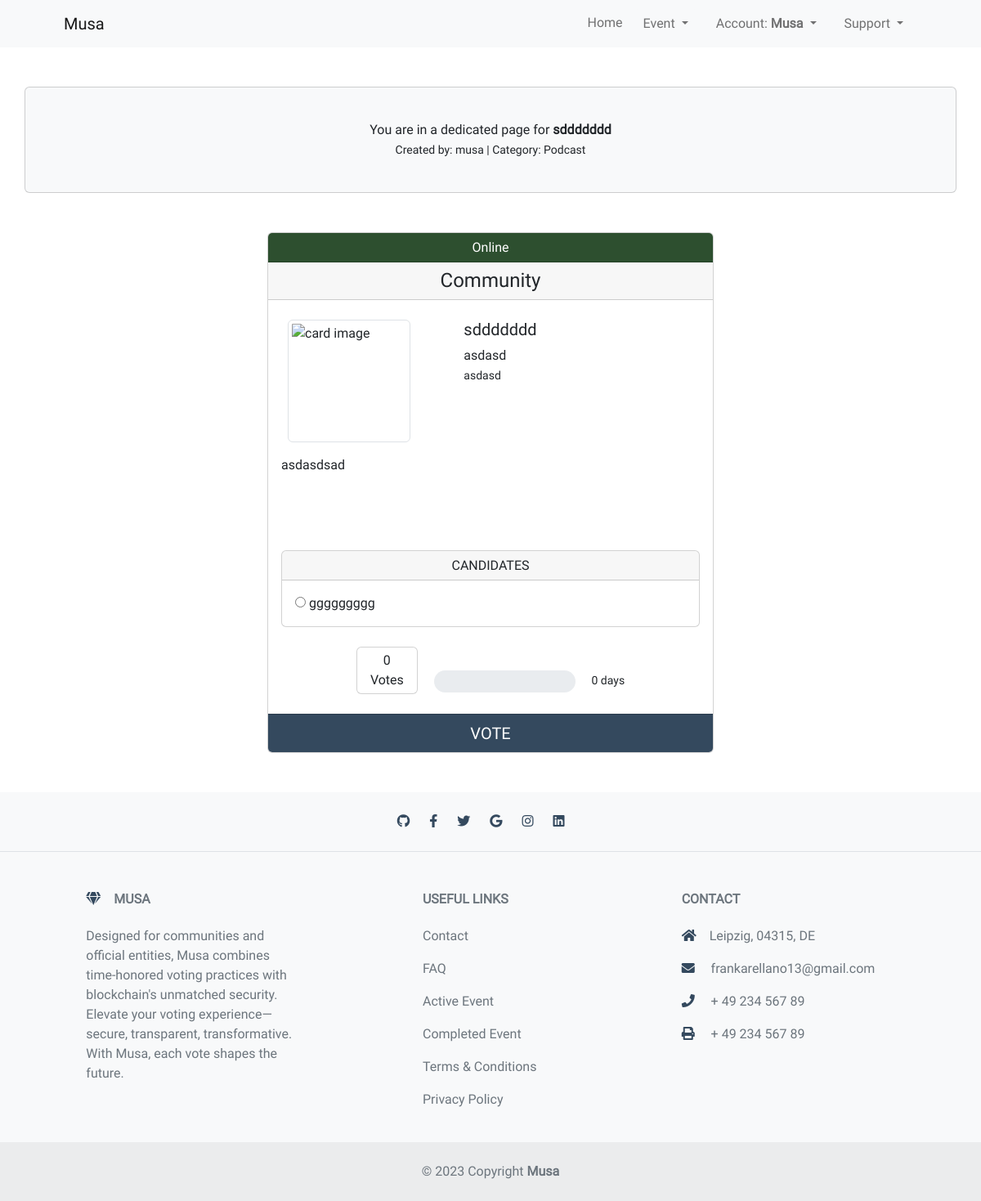
The app's page /sddddddd (signed in) with its own data.
### musa/models.py (models this page shows)
class UserProfile(AbstractUser):
    verified = models.BooleanField(default=False)
    role = models.IntegerField(choices=ROLES, default=0)
    user_card = models.ManyToManyField(
        'vote_management.VoteCard',
        through='vote_management.VoteRecord', related_name='user_cards')
    class Meta:
        ordering = ['username']
    def __str__(self):
        return self.username

### vote_management/models.py (models this page shows, shortened)
class VoteCard(models.Model):
    title = models.CharField(max_length=33, unique=True)
    slug = models.SlugField(max_length=200, unique=True)
    author = models.ForeignKey(
        'musa.UserProfile', on_delete=models.CASCADE,
        related_name="card_author")
    category = models.ForeignKey(
        Category, on_delete=models.CASCADE, related_name="categories")
    mission = models.CharField(max_length=33)
    location = models.CharField(max_length=33)
    description = models.TextField(max_length=258)
    expire = models.DateField()
    event_image = CloudinaryField('image',
                                  default='placeholder')
    vote_record = models.ManyToManyField('musa.UserProfile',
                                         through='VoteRecord',
                                         related_name='user_votes', blank=True)
    candidates = models.ManyToManyField('ElectedPerson',
                                        related_name='vote_cards',
                                        blank=True)
    status = models.IntegerField(choices=STATUS, default=0)
    excerpt = models.TextField(blank=True)
    type = models.IntegerField(choices=CARD_TYPE, default=0)
    created_on = models.DateField(auto_now_add=True)
    class Meta:
        ordering = ['-created_on']
    def number_of_votes(self):
        return self.vote_record.count()

class Category(models.Model):
    category_name = models.CharField(max_length=50, unique=True)
    class Meta:
        ordering = ['category_name']
        verbose_name_plural = "Categories"
    def __str__(self):
        return self.category_name

class ElectedPerson(models.Model):
    name = models.CharField(max_length=80, unique=True)
    is_elected = models.BooleanField(default=False)
    vote_card = models.ForeignKey(  # consider renaming in the future
        VoteCard, on_delete=models.CASCADE,
        related_name="vote_candidate", blank=True)
    class Meta:
        ordering = ['name']

### vote_management/views.py (the view, shortened to what this page needs)
# urls.py: path('<slug:slug>', HomePageSingleView.as_view(),
class HomePageSingleView(View):
    def get(self, request, slug, *args, **kwargs):
        queryset = VoteCard.objects.order_by('-created_on')
        card = get_object_or_404(queryset, slug=slug)
        candidates = card.vote_candidate.all()
        now = timezone.now().date()
        total_duration = 0.01 + \
            (card.expire - card.created_on).days
        elapsed_time = (now - card.created_on).days
        card.progress = format(
            (elapsed_time / total_duration) * 100, '.0f')
        card.time_left = format(
            total_duration - elapsed_time, '.0f')
        if request.user.is_authenticated:
            has_voted = VoteRecord.objects.filter(
                voter=request.user, vote_card=card).exists()
        else:
            has_voted = False
        vote_counts = VoteRecord.objects.filter(vote_card=card).values(
            'elected_person__name').annotate(vote_count=Count(
                'elected_person')).order_by('-vote_count')
        winner = vote_counts.first()
        challengers = vote_counts[1:]
        return render(request, "single_card.html",
                      {
                          "card": card,
                          "winner": winner,
                          "challengers": challengers,
                          "candidates": candidates,
                          "has_voted": has_voted,
                          "user_authenticated": request.user.is_authenticated
                      })

### templates/frontend/single_card.html (shortened to what this page needs)
{% extends "base.html" %}
{% block content %}
<div class="container px-4 px-lg-0">
    <div class="card bg-light my-5 py-4 text-center">
        <div class="card-body">
            <p class="m-0">You are in a dedicated page for <strong>{{ card.title }}
                </strong>
            </p>
            <small>Created by: {{ card.author }} | Category: {{ card.category }}</small>
        </div>
    </div>
    <div class="row gx-4 gx-lg-5 justify-content-center">
        <div class="col-lg-6 col-md-12 col-sm-12">
            <form method="post">
                <div class="card h-100">
                    {% if card.status == 1 or card.status == 3 %}
                    <div class="card-header card-header-green text-center h6">{{ card.get_status_display }}</div>
                    {% elif card.status == 2 %}
                    <div class="card-header bg-danger text-center text-white h6">{{ card.get_status_display }}</div>
                    {% else %}
                    <div class="card-header bg-warning text-center text-white h6">{{ card.get_status_display }}</div>
                    {% endif %}
                    <div class="card-header text-center h4">{{ card.get_type_display}}</div>
                    <div class="card-body card-body-height pb-0">
                        <div class="row mt-2">
                            <div class="col-5 d-inline-block">
                                {% if "placeholder" in card.event_image.url %}
                                <img src="https://codeinstitute.s3.amazonaws.com/fullstack/blog/default.jpg"
                                    alt="code institute" class="img-fluid img-thumbnail rounded float-start mx-2"
                                    width="200" height="200">
                                {% else %}
                                <img src="{{ card.event_image.url }}" alt="card image"
                                    class="img-fluid img-thumbnail rounded float-start mx-2" width="150" height="150">
                                {% endif %}
                            </div>
                            <div class="col-7 d-inline-block">
                                <div>
                                    <p class="card-title h5">{{ card.title }}</p>
                                    <p class="mission my-0 fs-6"> {{ card.mission }}</p>
                                    <small class="location my-0"> {{ card.location }}</small>
                                </div>
                            </div>
                        </div>
                        <div id="description-single" class="row mt-3">
                            <div class="col">
                                <p class="my-0">
                                    {{ card.description|safe }}
                                </p>
                            </div>
                        </div>
                        <div class="row">
                            <div class="col">
                                {% if card.status != 3 %}
                                <div class="card mt-3">
                                    {% if not has_voted %}
                                    <div class="card-header">
                                        <h6 class="text-center mb-0">CANDIDATES</h6>
                                    </div>
                                    {% elif has_voted %}
                                    <div class="card-header card-header-red">
                                        <h6 class="text-center mb-0">VOTED</h6>
                                    </div>
                                    {% endif %}
                                    {% if user_authenticated and request.user.verified and not has_voted and card.status != 3 %}
                                    <div class="card-body">
                                        {% for candidate in candidates %}
                                        <label>
                                            <input type="radio" name="elected_person" value="{{ candidate.id }}">
                                            {{ candidate.name }}
                                        </label><br>
                                        {% endfor %}
                                        {% elif has_voted %}
                                        <p class="text-center my-3">You have already voted for this card.<br>Thank you
                                            for
                                            participating!</p>
                                        {% elif not request.user.verified %}
                                        <p class="text-center my-3">You need to <a
                                                href="{% url 'account_login' %}">Verify</a> your account to vote.</p>
                                        {% elif not user_authenticated %}
                                        <p class="text-center my-3">You need to <a href="{% url 'account_login' %}">log
                                                in</a> to vote.</p>
                                        {% endif %}
                                    </div>
                                </div>
                                {% endif %}
                            </div>
                            <div class="text-center my-4">
                                <span class="card d-inline-block">
                                    <div class="card-body py-1 px-3 text-center">
                                        <span class="card-text">{{ card.number_of_votes }}<br> Votes</span>
                                    </div>
                                </span>
                                <div class="d-inline-block px-3 progress-container">
                                    <div class="progress">
                                    </div>
                                </div>
                                <small>{{ card.time_left }} days</small>
                            </div>
                        </div>
                    </div>
                    {% if not has_voted and request.user.verified and card.status == 1 %}
                    <input type="submit" value="VOTE" class="card-footer text-center fs-5"></input>
                    {% endif %}
                </div>
            </form>
        </div>
    </div>
</div>
{% endblock content %}

### templates/base.html (shortened to what this page needs)
{% load static %}
{% now "Y" as copyright %}
<!DOCTYPE html>
<html lang="en">
<head>
    <link rel="stylesheet" href="https://cdnjs.cloudflare.com/ajax/libs/font-awesome/5.15.3/css/all.min.css">
    <link href="{% static 'homepage/css/styles.css' %}" rel="stylesheet" />
    <link href="{% static 'custom/css/style.css' %}" rel="stylesheet" />
</head>
<nav class="navbar navbar-expand-lg navbar-light bg-light">
    <div class="container px-5">
        <a class="navbar-brand" href="/">Musa</a>
        <div class="collapse navbar-collapse" id="navbarSupportedContent">
            <ul class="navbar-nav ms-auto mb-2 mb-lg-0">
                <li class="nav-item"><a class="nav-link" aria-current="page" href="/">Home</a></li>
                <li class="nav-item dropdown mx-2">
                    <button class="btn btn-light dropdown-toggle nav-link px-2" data-bs-toggle="dropdown"
                        aria-expanded="false">
                        Event
                    </button>
                </li>
                <li class="nav-item dropdown mx-2">
                    <button class="btn btn-light dropdown-toggle nav-link px-2" data-bs-toggle="dropdown"
                        aria-expanded="false">
                        {% if user.is_authenticated %}
                        Account: <strong>{{ request.user.username }}</strong>
                        {% else %}
                        Account
                        {% endif %}
                    </button>
                </li>
                <li class="nav-item dropdown mx-2">
                    <button class="btn btn-light dropdown-toggle nav-link px-2" data-bs-toggle="dropdown"
                        aria-expanded="false">
                        Support
                    </button>
                </li>
            </ul>
        </div>
    </div>
</nav>
{% block content %}
{% endblock content %}
<footer class="text-center text-lg-start bg-light text-muted mt-5">
    <section class="d-flex justify-content-center p-4 border-bottom">
        <div>
            <ul class="list-unstyled d-flex mb-0">
                <li class="me-4"><a href="https://github.com/plexoio/musa" target="_blank" rel="noopener noreferrer"
                        aria-label="GitHub"><i class="fab fa-github"></i></a></li>
                <li class="me-4"><a href="https://facebook.com/" target="_blank" rel="noopener noreferrer"
                        aria-label="Facebook"><i class="fab fa-facebook-f"></i></a></li>
                <li class="me-4"><a href="https://x.com/" target="_blank" rel="noopener noreferrer"
                        aria-label="Twitter"><i class="fab fa-twitter"></i></a></li>
                <li class="me-4"><a href="https://google.com/" target="_blank" rel="noopener noreferrer"
                        aria-label="Google"><i class="fab fa-google"></i></a></li>
                <li class="me-4"><a href="https://instagram.com/" target="_blank" rel="noopener noreferrer"
                        aria-label="Instagram"><i class="fab fa-instagram"></i></a></li>
                <li class="me-4"><a href="https://linkedin.com/" target="_blank" rel="noopener noreferrer"
                        aria-label="LinkedIn"><i class="fab fa-linkedin"></i></a></li>
            </ul>
        </div>
    </section>
    <section class="">
        <div class="container text-center text-md-start mt-5">
            <div class="row mt-3">
                <div class="col-md-3 col-lg-4 col-xl-3 mx-auto mb-4">
                    <h6 class="text-uppercase fw-bold mb-4">
                        <i class="fas fa-gem me-3"></i>Musa
                    </h6>
                    <p>
                        Designed for communities and official entities, Musa combines time-honored voting practices with
                        blockchain's unmatched security. Elevate your voting experience—secure, transparent,
                        transformative. With Musa, each vote shapes the future.
                    </p>
                </div>
                <div class="col-md-3 col-lg-2 col-xl-2 mx-auto mb-4">
                    <h6 class="text-uppercase fw-bold mb-4">
                        Useful links
                    </h6>
                    <p>
                        <a href="{% url 'contact_form' %}" class="text-reset">Contact</a>
                    </p>
                    <p>
                        <a href="{% url 'faq_page' %}" class="text-reset">FAQ</a>
                    </p>
                    <p>
                        <a href="{% url 'see_more' %}" class="text-reset">Active Event</a>
                    </p>
                    <p>
                        <a href="{% url 'see_more_completed' %}" class="text-reset">Completed Event</a>
                    </p>
                    <p>
                        <a href="{% url 'terms_page' %}" class="text-reset">Terms & Conditions</a>
                    </p>
                    <p>
                        <a href="{% url 'policy_page' %}" class="text-reset">Privacy Policy</a>
                    </p>
                </div>
                <div class="col-md-4 col-lg-3 col-xl-3 mx-auto mb-md-0 mb-4">
                    <h6 class="text-uppercase fw-bold mb-4">Contact</h6>
                    <p><i class="fas fa-home me-3"></i>Leipzig, 04315, DE</p>
                    <p>
                        <i class="fas fa-envelope me-3"></i>
                        frankarellano13@gmail.com
                    </p>
                    <p><i class="fas fa-phone me-3"></i> + 49 234 567 89</p>
                    <p><i class="fas fa-print me-3"></i> + 49 234 567 89</p>
                </div>
            </div>
        </div>
    </section>
    <div class="text-center p-4 footer-bg">
        © {{ copyright }} Copyright
        <a class="text-reset fw-bold" href="https://github.com/plexoio/musa">Musa</a>
    </div>
</footer>
</body>
</html>

### records on screen
UserProfile: user.username "Musa"
VoteCard: title "sddddddd", author "musa", category "Podcast", status "Online", type "Community", mission "asdasd", location "asdasd", description "asdasdsad", number_of_votes "0", time_left "0"
ElectedPerson: name "ggggggggg"

### other values on screen
{{ copyright }} "2023"
